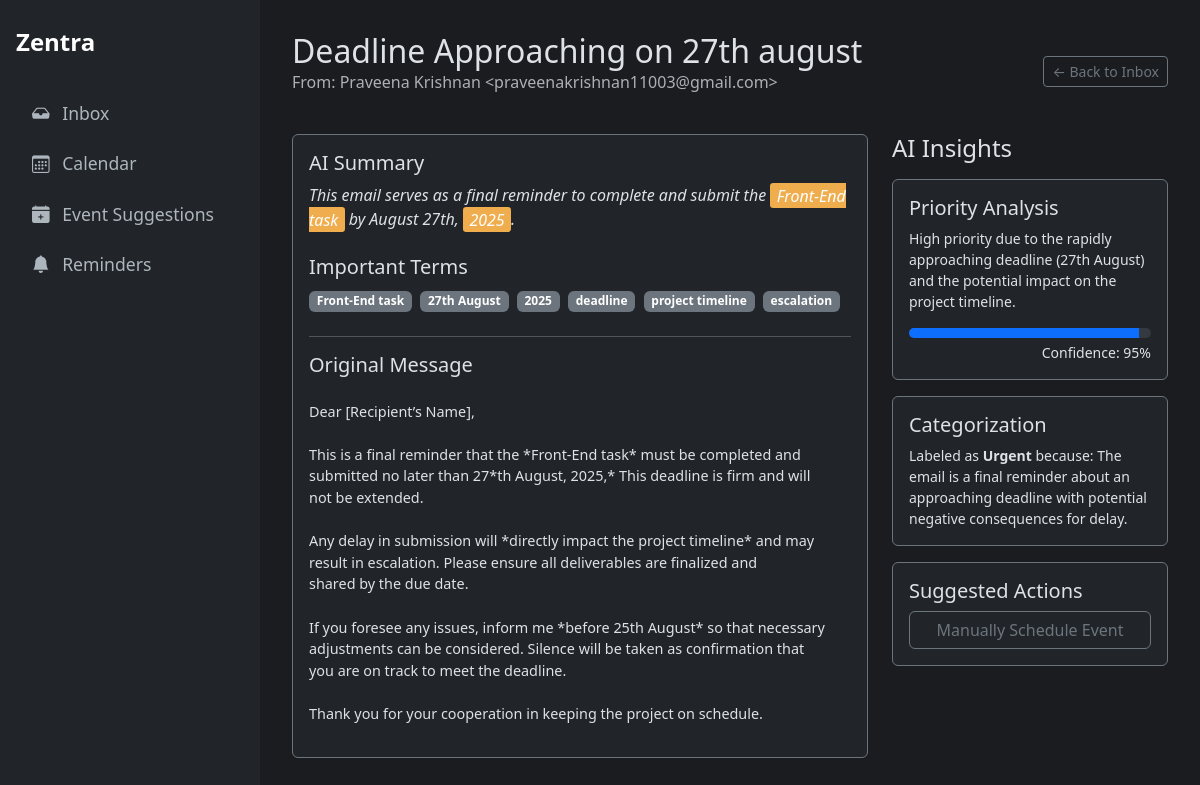
Page /classification/14 on the committed database.
### tables this page shows
CREATE TABLE classifications (
    id INTEGER PRIMARY KEY AUTOINCREMENT,
    gmail_message_id TEXT UNIQUE NOT NULL, -- NEW: Added unique message ID
    created_at TIMESTAMP NOT NULL DEFAULT CURRENT_TIMESTAMP,
    subject TEXT NOT NULL,
    sender TEXT NOT NULL,
    body TEXT,
    category TEXT,
    confidence REAL,
    priority_analysis TEXT,
    category_reason TEXT,
    summary TEXT,
    important_terms TEXT,
    response_draft TEXT
);

### Oauth.py (the view)
@app.route("/classification/<int:classification_id>")
def classification_detail_view(classification_id):
    classification = database.get_classification_by_id(classification_id)
    if not classification:
        return "Classification not found", 404
    suggestion = database.get_suggestion_by_classification_id(classification_id)
    summary = classification['summary']
    if classification['important_terms']:
        terms = [term.strip() for term in classification['important_terms'].split(',')]
        for term in terms:
            if term:
                summary = re.sub(f'({re.escape(term)})', r'<span class="highlight">\1</span>', summary, flags=re.IGNORECASE)
    return render_template(
        "detail.html",
        classification=classification,
        highlighted_summary=summary,
        suggestion=suggestion
    )

### database.py (called while the page is built)
def get_db_connection():
    conn = sqlite3.connect(DATABASE_FILE, timeout=10)
    conn.row_factory = sqlite3.Row
    return conn

def get_classification_by_id(classification_id):
    conn = get_db_connection()
    classification = conn.execute(
        'SELECT * FROM classifications WHERE id = ?', (classification_id,)
    ).fetchone()
    conn.close()
    return classification

def get_suggestion_by_classification_id(classification_id):
    conn = get_db_connection()
    suggestion = conn.execute(
        "SELECT * FROM suggested_events WHERE source_email_id = ? AND status = 'pending'",
        (classification_id,)
    ).fetchone()
    conn.close()
    return suggestion

### templates/detail.html (shortened to what this page needs)
{% extends "layout.html" %}
{% block content %}
<div class="mb-4 d-flex justify-content-between align-items-center">
  <div>
    <h1 class="h2 mb-0">{{ classification.subject }}</h1>
    <p class="text-muted">From: {{ classification.sender }}</p>
  </div>
  <a href="/recent_classified" class="btn btn-sm btn-outline-secondary">&larr; Back to Inbox</a>
</div>
<div class="row g-4">
  <div class="col-md-8">
    <div class="card bg-dark border-secondary h-100">
      <div class="card-body">
        <h5 class="card-title">AI Summary</h5>
        <p class="card-text fst-italic">
          {{ highlighted_summary | safe }}
        </p>
        {% if classification.important_terms %}
        <h5 class="card-title mt-4">Important Terms</h5>
        <div class="mb-4">
            {% for term in classification.important_terms.split(',') %}
                {% if term.strip() %}
                    <span class="badge bg-secondary me-1">{{ term.strip() }}</span>
                {% endif %}
            {% endfor %}
        </div>
        {% endif %}
        <hr>
        <h5 class="card-title mb-4">Original Message</h5>
        <pre style="white-space: pre-wrap; font-family: inherit; font-size: 0.9rem;">{{ classification.body }}</pre>
      </div>
    </div>
  </div>
  <div class="col-md-4">
    <h4 class="mb-3">AI Insights</h4>
    <div class="card bg-dark border-secondary mb-3">
      <div class="card-body">
        <h5 class="card-title">Priority Analysis</h5>
        <p class="card-text small">{{ classification.priority_analysis }}</p>
        <div class="progress" role="progressbar" style="height: 10px;">
          <div class="progress-bar" style="width: {{ (classification.confidence|float) * 100 }}%"></div>
        </div>
        <div class="text-end small mt-1">Confidence: {{ "%.0f"|format((classification.confidence|float) * 100) }}%</div>
      </div>
    </div>
    <div class="card bg-dark border-secondary mb-3">
      <div class="card-body">
        <h5 class="card-title">Categorization</h5>
        <p class="card-text small">Labeled as <strong>{{ classification.category }}</strong> because: {{ classification.category_reason }}</p>
      </div>
    </div>
    <div class="card bg-dark border-secondary">
      <div class="card-body">
        <h5 class="card-title">Suggested Actions</h5>
        <div class="d-grid gap-2">
          {% if suggestion %}
            <button id="scheduleBtn" class="btn btn-outline-secondary" type="button"
                    data-suggestion-id="{{ suggestion.id }}"
                    data-bs-toggle="modal" data-bs-target="#scheduleModal">
              AI-Suggested Event Found
            </button>
          {% else %}
            <button class="btn btn-outline-secondary" type="button" data-bs-toggle="modal" data-bs-target="#manualScheduleModal">
              Manually Schedule Event
            </button>
          {% endif %}
        </div>
      </div>
    </div>
  </div>
</div>
{% endblock %}

### templates/layout.html (style rules this page uses)
body { display: flex; min-height: 100vh; background-color: #1a1c20; color: #dee2e6; }
.highlight { background-color: #f0ad4e; color: #fff; padding: 0.1em 0.4em; border-radius: 0.2rem; font-weight: 500; }

### templates/detail.html (style rules this page uses)
.highlight { background-color: #f0ad4e; color: #fff; padding: 0.1em 0.4em; border-radius: 0.2rem; font-weight: 500; }

### rows in the picture
classifications: subject "Deadline Approaching on 27th august", sender "Praveena Krishnan <praveenakrishnan11003@gmail.com>", body "Dear [Recipient’s Name], This is a final reminder that the *Front-End task* must be completed and submitted no later than 27*th August, 2025,* This deadline is firm and will not be extended. Any delay in submission will *directly impact the project timeline* and may result in escalation. Please ensure all deliverables are finalized and shared by the due date. If you foresee any issues, inform me *before 25th August* so that necessary adjustments can be considered. Silence will be taken as confirmation that you are on track to meet the deadline. Thank you for your cooperation in keeping the project on schedule.", priority_analysis "High priority due to the rapidly approaching deadline (27th August) and the potential impact on the project timeline.", (classification.confidence|float)*100 "95", category "Urgent", category_reason "The email is a final reminder about an approaching deadline with potential negative consequences for delay."

### other values in the picture
{{ highlighted_summary | safe }} "This email serves as a final reminder to complete and submit the Front-End task by August 27th, 2025 ."
{{ term.strip() }} "Front-End task" "27th August" "2025" "deadline" "project timeline" "escalation"
